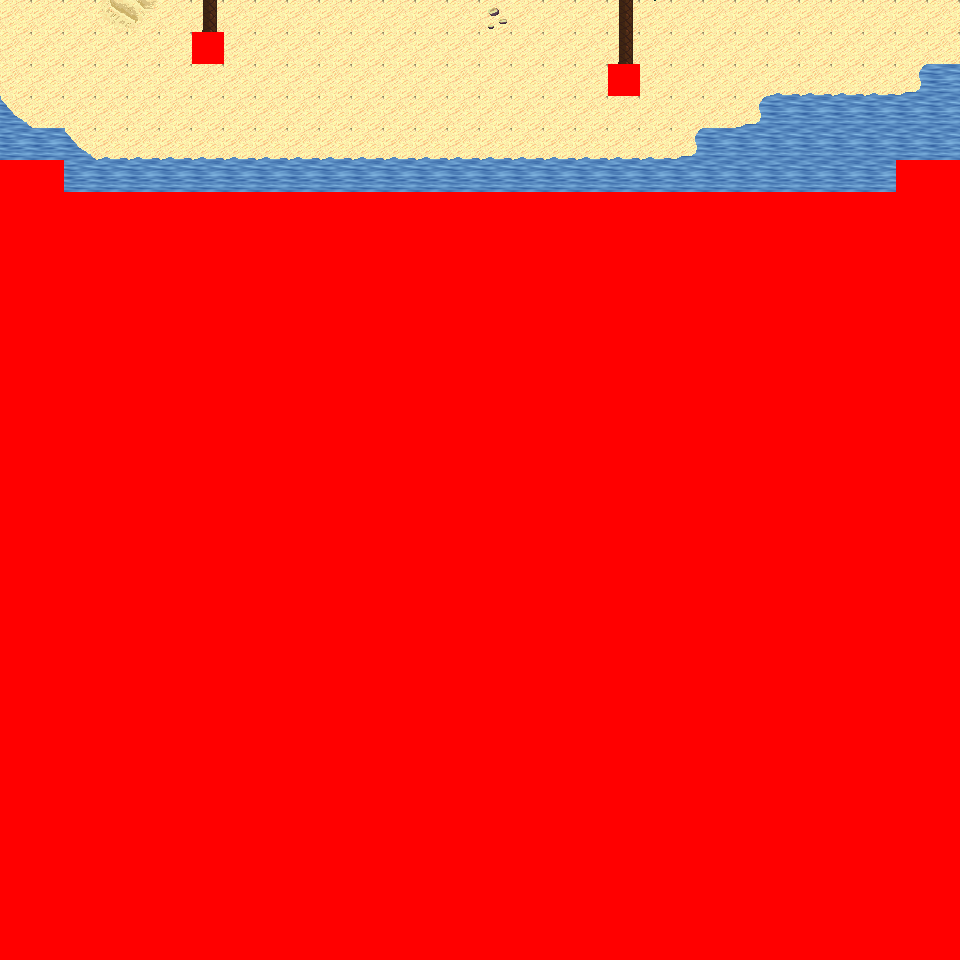

The image is a tile-based game level rendered from a .tmx file. Its description and source (layers, tilesets, objects; grid data summarised) follow:
An orthogonal 30x30 tile map with 32x32 px tiles, 6 tile layers (Ground, Object, Object2, Above, ...), 51 tilesets and 3 objects (3x mapchange).

<map version="1.0" orientation="orthogonal" renderorder="right-down" width="30" height="30" tilewidth="32" tileheight="32" nextobjectid="4">
  <tileset firstgid="1" name="tileset_logic_collision" tilewidth="32" tileheight="32" tilecount="1" columns="1">
    <image source="../drawable/tileset_logic_collision.png" width="32" height="32" />
  </tileset>
  <tileset firstgid="2" name="tileset_ground_ground" tilewidth="32" tileheight="32" tilecount="33" columns="3">
    <image source="../drawable/tileset_ground_ground.png" width="96" height="352" />
  </tileset>
  <tileset firstgid="35" name="tileset_ground_water_pool" tilewidth="32" tileheight="32" tilecount="72" columns="3">
    <image source="../drawable/tileset_ground_water_pool.png" width="96" height="768" />
  </tileset>
  <tileset firstgid="107" name="tileset_furniture_carpet_plain_colours" tilewidth="32" tileheight="32" tilecount="10" columns="10">
    <image source="../drawable/tileset_furniture_carpet_plain_colours.png" width="320" height="32" />
  </tileset>
  <tileset firstgid="117" name="tileset_ground_brown_paving" tilewidth="32" tileheight="32" tilecount="2" columns="2">
    <image source="../drawable/tileset_ground_brown_paving.png" width="64" height="32" />
  </tileset>
  <tileset firstgid="119" name="tileset_ground_water_water" tilewidth="32" tileheight="32" tilecount="24" columns="3">
    <image source="../drawable/tileset_ground_water_water.png" width="96" height="256" />
  </tileset>
  <tileset firstgid="143" name="tileset_building_fence_fence_chunky" tilewidth="32" tileheight="32" tilecount="21" columns="3">
    <image source="../drawable/tileset_building_fence_fence_chunky.png" width="96" height="224" />
  </tileset>
  <tileset firstgid="164" name="tileset_ground_water_pool_corners" tilewidth="32" tileheight="32" tilecount="72" columns="3">
    <image source="../drawable/tileset_ground_water_pool_corners.png" width="96" height="768" />
  </tileset>
  <tileset firstgid="236" name="tileset_ground_grass_edges" tilewidth="32" tileheight="32" tilecount="36" columns="12">
    <image source="../drawable/tileset_ground_grass_edges.png" width="384" height="96" />
  </tileset>
  <tileset firstgid="272" name="tileset_ground_grass_corners" tilewidth="32" tileheight="32" tilecount="24" columns="6">
    <image source="../drawable/tileset_ground_grass_corners.png" width="192" height="128" />
  </tileset>
  <tileset firstgid="296" name="tileset_plant_grasses" tilewidth="32" tileheight="32" tilecount="6" columns="3">
    <image source="../drawable/tileset_plant_grasses.png" width="96" height="64" />
  </tileset>
  <tileset firstgid="302" name="tileset_plant_flower_daisy_white" tilewidth="32" tileheight="32" tilecount="8" columns="2">
    <image source="../drawable/tileset_plant_flower_daisy_white.png" width="64" height="128" />
  </tileset>
  <tileset firstgid="310" name="tileset_building_door_door_w" tilewidth="32" tileheight="32" tilecount="6" columns="2">
    <image source="../drawable/tileset_building_door_door_w.png" width="64" height="96" />
  </tileset>
  <tileset firstgid="316" name="tileset_building_wall_wood" tilewidth="32" tileheight="32" tilecount="16" columns="4">
    <image source="../drawable/tileset_building_wall_wood.png" width="128" height="128" />
  </tileset>
  <tileset firstgid="332" name="tileset_building_door_door_e" tilewidth="32" tileheight="32" tilecount="6" columns="2">
    <image source="../drawable/tileset_building_door_door_e.png" width="64" height="96" />
  </tileset>
  <tileset firstgid="338" name="tileset_ground_ground_2" tilewidth="32" tileheight="32" tilecount="4" columns="4">
    <image source="../drawable/tileset_ground_ground_2.png" width="128" height="32" />
  </tileset>
  <tileset firstgid="342" name="tileset_building_wall_stone" tilewidth="32" tileheight="32" tilecount="12" columns="3">
    <image source="../drawable/tileset_building_wall_stone.png" width="96" height="128" />
  </tileset>
  <tileset firstgid="354" name="tileset_building_wall_wall_brown" tilewidth="32" tileheight="32" tilecount="12" columns="3">
    <image source="../drawable/tileset_building_wall_wall_brown.png" width="96" height="128" />
  </tileset>
  <tileset firstgid="366" name="tileset_building_door_door_n" tilewidth="32" tileheight="32" tilecount="6" columns="3">
    <image source="../drawable/tileset_building_door_door_n.png" width="96" height="64" />
  </tileset>
  <tileset firstgid="372" name="tileset_building_church" tilewidth="32" tileheight="32" tilecount="56" columns="8">
    <image source="../drawable/tileset_building_church.png" width="256" height="224" />
  </tileset>
  <tileset firstgid="428" name="tileset_building_castle" tilewidth="32" tileheight="32" tilecount="320" columns="20">
    <image source="../drawable/tileset_building_castle.png" width="640" height="512" />
  </tileset>
  <tileset firstgid="748" name="tileset_plant_cactus" tilewidth="32" tileheight="32" tilecount="2" columns="1">
    <image source="../drawable/tileset_plant_cactus.png" width="32" height="64" />
  </tileset>
  <tileset firstgid="750" name="tileset_plant_stump_small_stump" tilewidth="32" tileheight="32" tilecount="4" columns="2">
    <image source="../drawable/tileset_plant_stump_small_stump.png" width="64" height="64" />
  </tileset>
  <tileset firstgid="754" name="tileset_furniture_carpet_rug_border" tilewidth="32" tileheight="32" tilecount="9" columns="3">
    <image source="../drawable/tileset_furniture_carpet_rug_border.png" width="96" height="96" />
  </tileset>
  <tileset firstgid="763" name="tileset_building_window_window_right" tilewidth="32" tileheight="32" tilecount="2" columns="2">
    <image source="../drawable/tileset_building_window_window_right.png" width="64" height="32" />
  </tileset>
  <tileset firstgid="765" name="tileset_item_statue_fairypool" tilewidth="32" tileheight="32" tilecount="16" columns="2">
    <image source="../drawable/tileset_item_statue_fairypool.png" width="64" height="256" />
  </tileset>
  <tileset firstgid="781" name="tileset_furniture_table_long_front_on" tilewidth="32" tileheight="32" tilecount="3" columns="1">
    <image source="../drawable/tileset_furniture_table_long_front_on.png" width="32" height="96" />
  </tileset>
  <tileset firstgid="784" name="tileset_building_decoration_blue_circle" tilewidth="32" tileheight="32" tilecount="4" columns="2">
    <image source="../drawable/tileset_building_decoration_blue_circle.png" width="64" height="64" />
  </tileset>
  <tileset firstgid="788" name="tileset_building_wall_bricked_edges" tilewidth="32" tileheight="32" tilecount="25" columns="5">
    <image source="../drawable/tileset_building_wall_bricked_edges.png" width="160" height="160" />
  </tileset>
  <tileset firstgid="813" name="tileset_item_corpse_skull_pale" tilewidth="32" tileheight="32" tilecount="2" columns="2">
    <image source="../drawable/tileset_item_corpse_skull_pale.png" width="64" height="32" />
  </tileset>
  <tileset firstgid="815" name="tileset_item_corpse_huge_animal" tilewidth="32" tileheight="32" tilecount="16" columns="2">
    <image source="../drawable/tileset_item_corpse_huge_animal.png" width="64" height="256" />
  </tileset>
  <tileset firstgid="831" name="tileset_item_sign_large" tilewidth="32" tileheight="32" tilecount="15" columns="5">
    <image source="../drawable/tileset_item_sign_large.png" width="160" height="96" />
  </tileset>
  <tileset firstgid="846" name="tileset_building_roof_yellow" tilewidth="32" tileheight="32" tilecount="20" columns="5">
    <image source="../drawable/tileset_building_roof_yellow.png" width="160" height="128" />
  </tileset>
  <tileset firstgid="866" name="tileset_building_roof_red" tilewidth="32" tileheight="32" tilecount="20" columns="5">
    <image source="../drawable/tileset_building_roof_red.png" width="160" height="128" />
  </tileset>
  <tileset firstgid="886" name="tileset_building_roof_green" tilewidth="32" tileheight="32" tilecount="20" columns="5">
    <image source="../drawable/tileset_building_roof_green.png" width="160" height="128" />
  </tileset>
  <tileset firstgid="906" name="tileset_building_roof_blue" tilewidth="32" tileheight="32" tilecount="20" columns="5">
    <image source="../drawable/tileset_building_roof_blue.png" width="160" height="128" />
  </tileset>
  <tileset firstgid="926" name="tileset_object_boat" tilewidth="32" tileheight="32" tilecount="42" columns="6">
    <image source="../drawable/tileset_object_boat.png" width="192" height="224" />
  </tileset>
  <tileset firstgid="968" name="tileset_ground_water_pool_deep" tilewidth="32" tileheight="32" tilecount="72" columns="3">
    <image source="../drawable/tileset_ground_water_pool_deep.png" width="96" height="768" />
  </tileset>
  <tileset firstgid="1040" name="tileset_object_suspension_bridge" tilewidth="32" tileheight="32" tilecount="24" columns="3">
    <image source="../drawable/tileset_object_suspension_bridge.png" width="96" height="256" />
  </tileset>
  <tileset firstgid="1064" name="tileset_plant_tree_palm_trees" tilewidth="32" tileheight="32" tilecount="40" columns="4">
    <image source="../drawable/tileset_plant_tree_palm_trees.png" width="128" height="320" />
  </tileset>
  <tileset firstgid="1104" name="tileset_furniture_table_hotdog_stand" tilewidth="32" tileheight="32" tilecount="20" columns="4">
    <image source="../drawable/tileset_furniture_table_hotdog_stand.png" width="128" height="160" />
  </tileset>
  <tileset firstgid="1124" name="tileset_item_banners_banners" tilewidth="32" tileheight="32" tilecount="6" columns="2">
    <image source="../drawable/tileset_item_banners_banners.png" width="64" height="96" />
  </tileset>
  <tileset firstgid="1130" name="tileset_building_door_closed" tilewidth="32" tileheight="32" tilecount="1" columns="1">
    <image source="../drawable/tileset_building_door_closed.png" width="32" height="32" />
  </tileset>
  <tileset firstgid="1131" name="tileset_building_decoration_numbers" tilewidth="32" tileheight="32" tilecount="20" columns="2">
    <image source="../drawable/tileset_building_decoration_numbers.png" width="64" height="320" />
  </tileset>
  <tileset firstgid="1151" name="tileset_building_decoration_numbers_higher" tilewidth="32" tileheight="32" tilecount="2" columns="2">
    <image source="../drawable/tileset_building_decoration_numbers_higher.png" width="64" height="32" />
  </tileset>
  <tileset firstgid="1153" name="tileset_furniture_light_small_oil_lamp" tilewidth="32" tileheight="32" tilecount="8" columns="2">
    <image source="../drawable/tileset_furniture_light_small_oil_lamp.png" width="64" height="128" />
  </tileset>
  <tileset firstgid="1161" name="tileset_building_roof_straw" tilewidth="32" tileheight="32" tilecount="20" columns="5">
    <image source="../drawable/tileset_building_roof_straw.png" width="160" height="128" />
  </tileset>
  <tileset firstgid="1181" name="tileset_building_huts" tilewidth="32" tileheight="32" tilecount="338" columns="26">
    <image source="../drawable/tileset_building_huts.png" width="832" height="416" />
  </tileset>
  <tileset firstgid="1519" name="tileset_ground_sand_1" tilewidth="32" tileheight="32" tilecount="10" columns="2">
    <image source="../drawable/tileset_ground_sand_1.png" width="64" height="160" />
  </tileset>
  <tileset firstgid="1529" name="tileset_ground_sand_2" tilewidth="32" tileheight="32" tilecount="15" columns="5">
    <image source="../drawable/tileset_ground_sand_2.png" width="160" height="96" />
  </tileset>
  <tileset firstgid="1544" name="tileset_building_fire_tower" tilewidth="32" tileheight="32" tilecount="252" columns="9">
    <image source="../drawable/tileset_building_fire_tower.png" width="288" height="896" />
  </tileset>
  <layer name="Ground" width="30" height="30">
    <data>[900 cells, 240 non-empty, 12 distinct tile ids]</data>
  </layer>
  <layer name="Object" width="30" height="30">
    <data>[900 cells, 45 non-empty, 6 distinct tile ids]</data>
  </layer>
  <layer name="Object2" width="30" height="30">
    <data>[900 cells, 0 non-empty, 0 distinct tile ids]</data>
  </layer>
  <layer name="Above" width="30" height="30">
    <data>[900 cells, 8 non-empty, 6 distinct tile ids]</data>
  </layer>
  <layer name="Above2" width="30" height="30">
    <data>[900 cells, 0 non-empty, 0 distinct tile ids]</data>
  </layer>
  <layer name="Walkable" width="30" height="30">
    <data>[900 cells, 726 non-empty, 1 distinct tile ids]</data>
  </layer>
  <objectgroup name="MapEvents">
    <object id="1" name="north" type="mapchange" x="0" y="0" width="960" height="32">
      <properties>
        <property name="map" value="0_ados_mountain_n2_w2_x3_y3" />
        <property name="place" value="south" />
      </properties>
    </object>
    <object id="2" name="west" type="mapchange" x="0" y="0" width="32" height="160">
      <properties>
        <property name="map" value="0_ados_mountain_n2_w2_x2_y4" />
        <property name="place" value="east" />
      </properties>
    </object>
    <object id="3" name="east" type="mapchange" x="928" y="0" width="32" height="160">
      <properties>
        <property name="map" value="0_ados_mountain_n2_w2_x4_y4" />
        <property name="place" value="west" />
      </properties>
    </object>
  </objectgroup>
</map>
